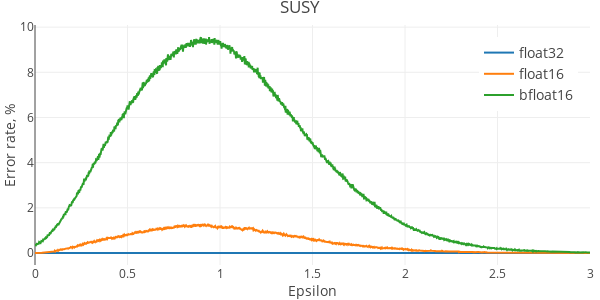

Notebook cell for this chart:
### Code cell
plot_dbscan_errors('SUSY', susy, 100000, max_eps=3)

### Figure 1 — Plotly figure (JSON) as saved in the notebook; plotly's stock layout.template omitted (floating-point values rounded to 4 significant figures; data arrays with more than 128 entries replaced by an {"elided": "..."} marker saying what was removed)
{"data": [{"name": "float32", "type": "scatter", "uid": "10862416-e1e2-40c2-b262-32760c84829d", "x": {"elided": "2000 float values"}, "y": {"elided": "2000 float values"}}, {"name": "float16", "type": "scatter", "uid": "0569131d-bdb7-488d-af76-235ef92edd68", "x": {"elided": "2000 float values"}, "y": {"elided": "2000 float values"}}, {"name": "bfloat16", "type": "scatter", "uid": "512525ff-1559-4b3a-8fb4-84cae35fdfac", "x": {"elided": "2000 float values"}, "y": {"elided": "2000 float values"}}], "layout": {"height": 300, "legend": {"font": {"size": 14}, "x": 0.8, "y": 0.95}, "margin": {"b": 35, "l": 35, "r": 10, "t": 25}, "title": {"text": "SUSY"}, "width": 600, "xaxis": {"title": {"text": "Epsilon"}}, "yaxis": {"title": {"text": "Error rate, %"}}}}
